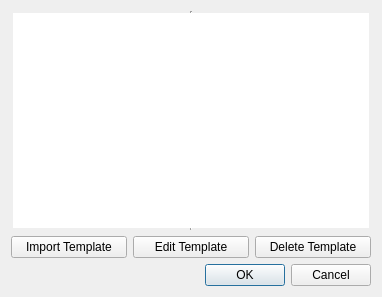
<?xml version="1.0" encoding="UTF-8"?>
<ui version="4.0">
 <class>TemplateManager</class>
 <widget class="QWidget" name="TemplateManager">
  <property name="geometry">
   <rect>
    <x>0</x>
    <y>0</y>
    <width>382</width>
    <height>297</height>
   </rect>
  </property>
  <property name="sizePolicy">
   <sizepolicy hsizetype="Preferred" vsizetype="Preferred">
    <horstretch>0</horstretch>
    <verstretch>0</verstretch>
   </sizepolicy>
  </property>
  <property name="windowTitle">
   <string>Template Manager</string>
  </property>
  <layout class="QHBoxLayout" name="horizontalLayout_2">
   <item>
    <layout class="QVBoxLayout" name="verticalLayout_2">
     <item>
      <widget class="QTableView" name="tableView">
       <property name="frameShape">
        <enum>QFrame::VLine</enum>
       </property>
       <attribute name="horizontalHeaderStretchLastSection">
        <bool>true</bool>
       </attribute>
      </widget>
     </item>
     <item>
      <layout class="QVBoxLayout" name="verticalLayout">
       <item>
        <layout class="QHBoxLayout" name="horizontalLayout">
         <item>
          <widget class="QPushButton" name="importButton">
           <property name="text">
            <string>Import Template</string>
           </property>
          </widget>
         </item>
         <item>
          <widget class="QPushButton" name="editButton">
           <property name="text">
            <string>Edit Template</string>
           </property>
          </widget>
         </item>
         <item>
          <widget class="QPushButton" name="deleteButton">
           <property name="text">
            <string>Delete Template</string>
           </property>
          </widget>
         </item>
        </layout>
       </item>
       <item>
        <widget class="QDialogButtonBox" name="buttonBox">
         <property name="standardButtons">
          <set>QDialogButtonBox::Cancel|QDialogButtonBox::Ok</set>
         </property>
        </widget>
       </item>
      </layout>
     </item>
    </layout>
   </item>
  </layout>
 </widget>
 <resources/>
 <connections/>
</ui>
